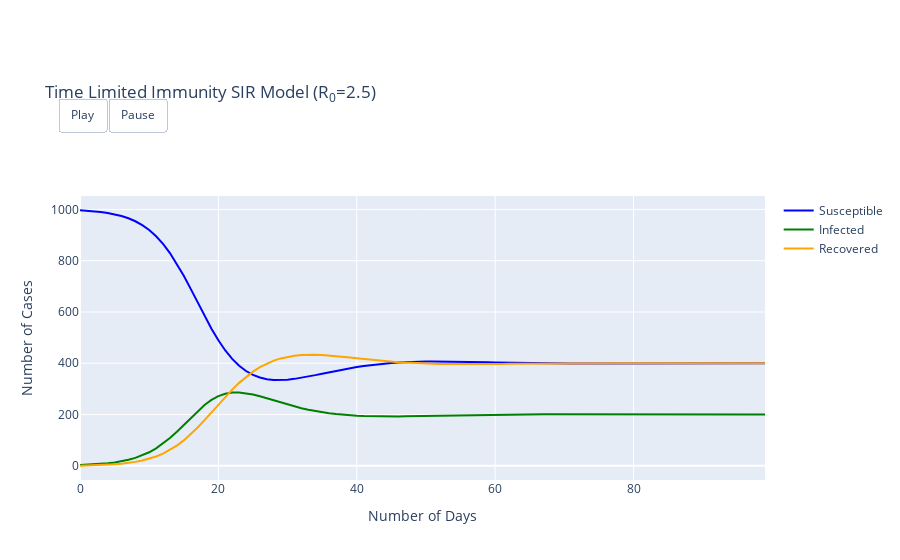

The notebook cell this image was saved under:
### Code cell
timed_SIR_plot(S, I, R, R0)
